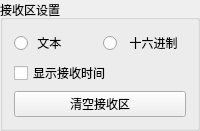
                 <widget class="QGroupBox" name="groupBox_2">
                  <property name="title">
                   <string>接收区设置</string>
                  </property>
                  <layout class="QVBoxLayout" name="verticalLayout_9">
                   <item>
                    <layout class="QVBoxLayout" name="verticalLayout_7">
                     <item>
                      <layout class="QHBoxLayout" name="horizontalLayout_4">
                       <item>
                        <widget class="QRadioButton" name="text_recv_radioBtn">
                         <property name="text">
                          <string> 文本</string>
                         </property>
                        </widget>
                       </item>
                       <item>
                        <widget class="QRadioButton" name="hex_recv_radioBtn">
                         <property name="text">
                          <string>  十六进制</string>
                         </property>
                        </widget>
                       </item>
                      </layout>
                     </item>
                     <item>
                      <widget class="QCheckBox" name="checkBox">
                       <property name="text">
                        <string>显示接收时间</string>
                       </property>
                      </widget>
                     </item>
                     <item>
                      <widget class="QPushButton" name="clear_recv_box_pB">
                       <property name="text">
                        <string>清空接收区</string>
                       </property>
                      </widget>
                     </item>
                    </layout>
                   </item>
                  </layout>
                 </widget>
